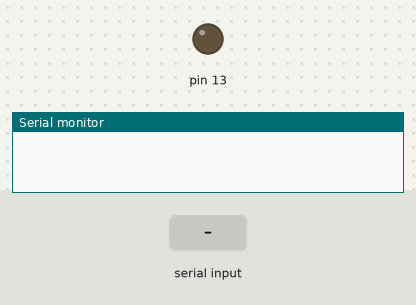
A sketch run on a simulated Arduino Uno, built with avr-gcc and run on an emulated ATmega328P. Shown: output pins drawn as LEDs (lit = HIGH), the last lines printed to the serial monitor. Wiring (inferred from the names in the program): 24Cxx EEPROM at I2C address 0x50. The inputs (shaded band) are chosen by the test bench. EEPROM starts erased.

Above: at 2.9 s.
3.0 s: byte 123 (123) received over Serial
At 3.4 s:
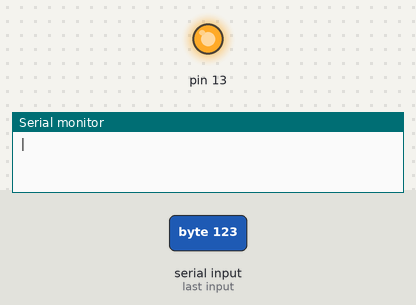
5.0 s: byte 125 (125) received over Serial
7.5 s: "o" received over Serial
Timing chart, 0 to 10.5 s (numbered marks = the images above; inputs shaded):
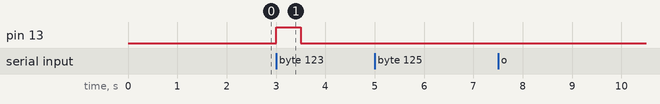

Measured:
- after the input at 3.0 s, pin 13: LOW → HIGH at once, → LOW 0.50 s later

The sketch:

WritingOnEEPROMthenSendingToPython.ino
```cpp
/*
  *  Use the I2C bus with EEPROM 24LC64
  *  Sketch:    eeprom.pde
  *
  *  Author: hkhijhe
  *  Date: 01/10/2010
  *
  *
  */

  #include <Wire.h> //I2C library


  // WARNING: address is a page address, 6-bit end will wrap around
  // also, data can be maximum of about 30 bytes, because the Wire library has a buffer of 32 bytes
  void i2c_eeprom_write_page( int deviceaddress, unsigned int eeaddresspage, byte* data, byte length ) {
    Wire.beginTransmission(deviceaddress);
    Wire.write((int)(eeaddresspage >> 8)); // MSB
    Wire.write((int)(eeaddresspage & 0xFF)); // LSB
    byte c;
    for ( c = 0; c < length; c++)
      Wire.write(data[c]);
    Wire.endTransmission();
  }

  byte i2c_eeprom_read_byte( int deviceaddress, unsigned int eeaddress ) {
    byte rdata = 0xFF;
    Wire.beginTransmission(deviceaddress);
    Wire.write((int)(eeaddress >> 8)); // MSB
    Wire.write((int)(eeaddress & 0xFF)); // LSB
    Wire.endTransmission();
    Wire.requestFrom(deviceaddress,1);
    if (Wire.available()) rdata =Wire.read();
    return rdata;
  }

  // maybe let's not read more than 30 or 32 bytes at a time!
  void i2c_eeprom_read_buffer( int deviceaddress, unsigned int eeaddress, byte *buffer, int length ) {
    Wire.beginTransmission(deviceaddress);
    Wire.write((int)(eeaddress >> 8)); // MSB
    Wire.write((int)(eeaddress & 0xFF)); // LSB
    Wire.endTransmission();
    Wire.requestFrom(deviceaddress,length);
    int c = 0;
    for ( c = 0; c < length; c++ )
      if (Wire.available()) buffer[c] =Wire.read();
  }

bool ComsHandShake(void)
{
    bool retour = false;
    // Establish connection with Python script
    if (Serial.available() > 0)
    {
        if (Serial.read() == 123)
        {
            Serial.write(124);
            digitalWrite(13, HIGH);
            retour = true;
            delay(500);
            digitalWrite(13, LOW);
        }
    }
    return retour;
}
bool ComsSizeOfTransmission(int numberOfLines)
{
    bool retour = false;
    // Establish connection with Python script
    if (Serial.available() > 0)
    {
        if (Serial.read() == 125)
        {
            Serial.write(int(numberOfLines/256));
            Serial.write(int(numberOfLines%256));
            retour = true;
        }
    }
    return retour;
}


  void setup()
  {
    pinMode(13, OUTPUT);
    char somedataOne[26] = {1, 2, 3, 4, 5, 6, 7, 8 ,9, 10, 11, 12, 13, 101, 102, 103, 104, 105, 106, 107, 108, 109, 110, 111, 112, 113};
    char somedataTwo[26] = {2, 3, 4, 5, 6, 7, 8 ,9, 10, 11, 12, 13, 14, 101, 102, 103, 104, 105, 106, 107, 108, 109, 110, 111, 112, 113};
    char somedataThree[26] = {3, 4, 5, 6, 7, 8 ,9, 10, 11, 12, 13, 14, 15, 101, 102, 103, 104, 105, 106, 107, 108, 109, 110, 111, 112, 113};
    char somedataFour[26] = {4, 5, 6, 7, 8 ,9, 10, 11, 12, 13, 101, 102, 103, 104, 105, 106, 107, 108, 109, 110, 111, 112, 113, 114, 115, 116};

    Wire.begin(); // initialise the connection
    i2c_eeprom_write_page(0x50, 0, (byte *)somedataOne, sizeof(somedataOne)); // write to EEPROM
    i2c_eeprom_write_page(0x50, 1, (byte *)somedataTwo, sizeof(somedataTwo)); // write to EEPROM

    Serial.begin(9600);
    delay(2000);
    while(!ComsHandShake());
    while(!ComsSizeOfTransmission(2));

    delay(1000); //add a small delay
  }

  void loop()
  {
    int addr=0; //first address
    byte b = i2c_eeprom_read_byte(0x50, 0); // access the first address from the memory

    while (b!=0)
    {
      Serial.write((int)b);
      Serial.write((int)b);
      bool wait = true;
      int timeStart = millis();
      while(wait)
      {
        if (Serial.available() > 0)
        {
            if (Serial.read() == 111)
            {
                Serial.write((int)b);
                wait = false;
            }
            else if(Serial.read() == 100)
            {
              wait = false;
            }
        }
        if(millis()-timeStart > 200)
        {
          wait = false;
        }
      }

      addr++; //increase address
      b = i2c_eeprom_read_byte(0x50, addr); //access an address from the memory
    }
    Serial.println(" ");
    delay(2000);

  }
```
